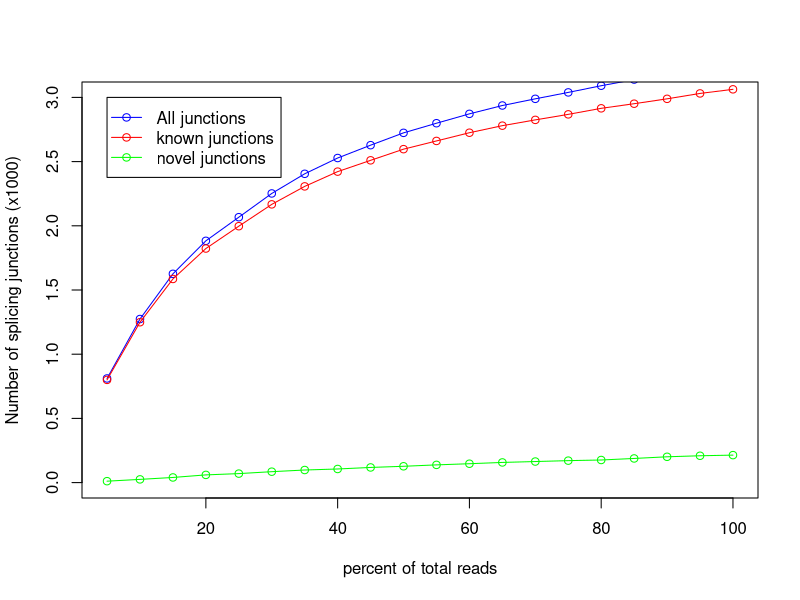

Write the R code that produced this figure.
pdf('UHRRep2.junctionSaturation_plot.pdf')
x=c(5,10,15,20,25,30,35,40,45,50,55,60,65,70,75,80,85,90,95,100)
y=c(800,1249,1586,1823,1997,2167,2307,2422,2510,2597,2661,2725,2780,2825,2868,2915,2951,2989,3031,3063)
z=c(811,1274,1626,1883,2067,2252,2405,2528,2628,2724,2799,2872,2937,2989,3039,3091,3139,3190,3240,3277)
w=c(11,25,40,60,70,85,98,106,118,127,138,147,157,164,171,176,188,201,209,214)
m=max(3,3,0)
n=min(0,0,0)
plot(x,z/1000,xlab='percent of total reads',ylab='Number of splicing junctions (x1000)',type='o',col='blue',ylim=c(n,m))
points(x,y/1000,type='o',col='red')
points(x,w/1000,type='o',col='green')
legend(5,3, legend=c("All junctions","known junctions", "novel junctions"),col=c("blue","red","green"),lwd=1,pch=1)
dev.off()
